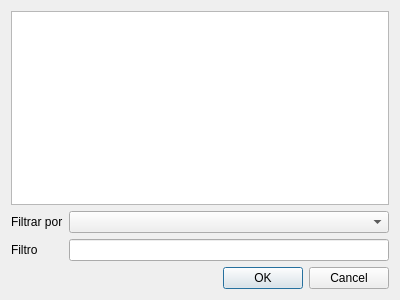
<?xml version="1.0" encoding="UTF-8"?>
<ui version="4.0">
 <class>CentrosLista</class>
 <widget class="QDialog" name="CentrosLista">
  <property name="geometry">
   <rect>
    <x>0</x>
    <y>0</y>
    <width>400</width>
    <height>300</height>
   </rect>
  </property>
  <property name="windowTitle">
   <string>Lista de centros</string>
  </property>
  <layout class="QVBoxLayout" name="verticalLayout">
   <item>
    <widget class="QTableWidget" name="tableCentros">
     <property name="alternatingRowColors">
      <bool>true</bool>
     </property>
     <property name="selectionBehavior">
      <enum>QAbstractItemView::SelectRows</enum>
     </property>
    </widget>
   </item>
   <item>
    <layout class="QGridLayout" name="gridLayout">
     <item row="0" column="0">
      <widget class="QLabel" name="label_3">
       <property name="text">
        <string>Filtrar por</string>
       </property>
      </widget>
     </item>
     <item row="0" column="1">
      <widget class="QComboBox" name="cbFiltro"/>
     </item>
     <item row="1" column="0">
      <widget class="QLabel" name="label">
       <property name="text">
        <string>Filtro</string>
       </property>
      </widget>
     </item>
     <item row="1" column="1">
      <widget class="QLineEdit" name="edtFiltro"/>
     </item>
    </layout>
   </item>
   <item>
    <widget class="QDialogButtonBox" name="buttonBox">
     <property name="orientation">
      <enum>Qt::Horizontal</enum>
     </property>
     <property name="standardButtons">
      <set>QDialogButtonBox::Cancel|QDialogButtonBox::Ok</set>
     </property>
    </widget>
   </item>
  </layout>
 </widget>
 <tabstops>
  <tabstop>cbFiltro</tabstop>
  <tabstop>edtFiltro</tabstop>
  <tabstop>buttonBox</tabstop>
  <tabstop>tableCentros</tabstop>
 </tabstops>
 <resources/>
 <connections>
  <connection>
   <sender>buttonBox</sender>
   <signal>accepted()</signal>
   <receiver>CentrosLista</receiver>
   <slot>accept()</slot>
   <hints>
    <hint type="sourcelabel">
     <x>257</x>
     <y>290</y>
    </hint>
    <hint type="destinationlabel">
     <x>157</x>
     <y>274</y>
    </hint>
   </hints>
  </connection>
  <connection>
   <sender>buttonBox</sender>
   <signal>rejected()</signal>
   <receiver>CentrosLista</receiver>
   <slot>reject()</slot>
   <hints>
    <hint type="sourcelabel">
     <x>325</x>
     <y>290</y>
    </hint>
    <hint type="destinationlabel">
     <x>286</x>
     <y>274</y>
    </hint>
   </hints>
  </connection>
 </connections>
</ui>
